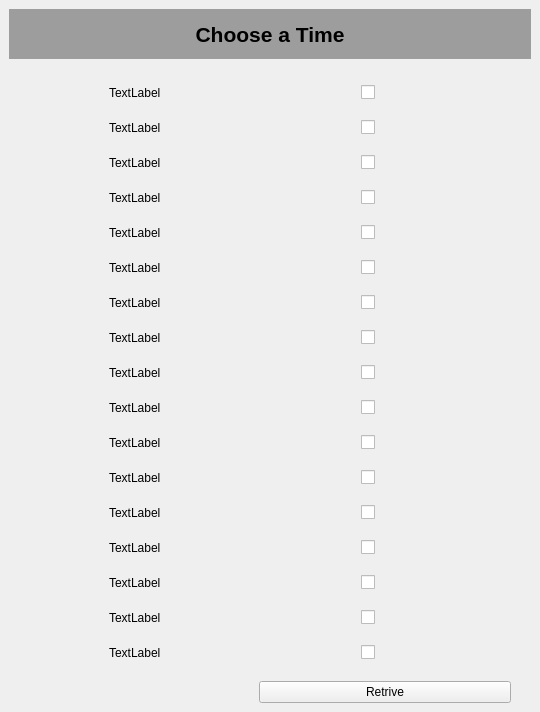
<?xml version="1.0" encoding="UTF-8"?>
<ui version="4.0">
 <class>MainWindow</class>
 <widget class="QMainWindow" name="MainWindow">
  <property name="geometry">
   <rect>
    <x>0</x>
    <y>0</y>
    <width>540</width>
    <height>712</height>
   </rect>
  </property>
  <property name="acceptDrops">
   <bool>false</bool>
  </property>
  <property name="windowTitle">
   <string>choose time </string>
  </property>
  <widget class="QWidget" name="centralwidget">
   <layout class="QGridLayout" name="gridLayout">
    <item row="0" column="0">
     <widget class="QLabel" name="label_24">
      <property name="maximumSize">
       <size>
        <width>16777215</width>
        <height>50</height>
       </size>
      </property>
      <property name="font">
       <font>
        <pointsize>16</pointsize>
        <weight>75</weight>
        <bold>true</bold>
       </font>
      </property>
      <property name="styleSheet">
       <string notr="true">background-color: rgb(157, 157, 157);
</string>
      </property>
      <property name="text">
       <string>Choose a Time</string>
      </property>
      <property name="alignment">
       <set>Qt::AlignCenter</set>
      </property>
      <property name="margin">
       <number>0</number>
      </property>
     </widget>
    </item>
    <item row="1" column="0">
     <layout class="QFormLayout" name="timelayout">
      <property name="horizontalSpacing">
       <number>200</number>
      </property>
      <property name="verticalSpacing">
       <number>20</number>
      </property>
      <property name="leftMargin">
       <number>100</number>
      </property>
      <property name="topMargin">
       <number>20</number>
      </property>
      <item row="0" column="0">
       <widget class="QLabel" name="label1_1">
        <property name="text">
         <string>TextLabel</string>
        </property>
       </widget>
      </item>
      <item row="0" column="1">
       <widget class="QCheckBox" name="check1_1">
        <property name="text">
         <string/>
        </property>
       </widget>
      </item>
      <item row="1" column="0">
       <widget class="QLabel" name="label1_2">
        <property name="text">
         <string>TextLabel</string>
        </property>
       </widget>
      </item>
      <item row="1" column="1">
       <widget class="QCheckBox" name="check1_2">
        <property name="text">
         <string/>
        </property>
       </widget>
      </item>
      <item row="2" column="0">
       <widget class="QLabel" name="label1_3">
        <property name="text">
         <string>TextLabel</string>
        </property>
       </widget>
      </item>
      <item row="2" column="1">
       <widget class="QCheckBox" name="check1_3">
        <property name="text">
         <string/>
        </property>
       </widget>
      </item>
      <item row="3" column="0">
       <widget class="QLabel" name="label1_4">
        <property name="text">
         <string>TextLabel</string>
        </property>
       </widget>
      </item>
      <item row="3" column="1">
       <widget class="QCheckBox" name="check1_4">
        <property name="text">
         <string/>
        </property>
       </widget>
      </item>
      <item row="4" column="0">
       <widget class="QLabel" name="label1_5">
        <property name="text">
         <string>TextLabel</string>
        </property>
       </widget>
      </item>
      <item row="4" column="1">
       <widget class="QCheckBox" name="check1_5">
        <property name="text">
         <string/>
        </property>
       </widget>
      </item>
      <item row="5" column="0">
       <widget class="QLabel" name="label1_6">
        <property name="text">
         <string>TextLabel</string>
        </property>
       </widget>
      </item>
      <item row="5" column="1">
       <widget class="QCheckBox" name="check1_6">
        <property name="text">
         <string/>
        </property>
       </widget>
      </item>
      <item row="6" column="0">
       <widget class="QLabel" name="label1_7">
        <property name="text">
         <string>TextLabel</string>
        </property>
       </widget>
      </item>
      <item row="6" column="1">
       <widget class="QCheckBox" name="check1_7">
        <property name="text">
         <string/>
        </property>
       </widget>
      </item>
      <item row="7" column="0">
       <widget class="QLabel" name="label1_8">
        <property name="text">
         <string>TextLabel</string>
        </property>
       </widget>
      </item>
      <item row="7" column="1">
       <widget class="QCheckBox" name="check1_8">
        <property name="text">
         <string/>
        </property>
       </widget>
      </item>
      <item row="8" column="0">
       <widget class="QLabel" name="label1_9">
        <property name="text">
         <string>TextLabel</string>
        </property>
       </widget>
      </item>
      <item row="8" column="1">
       <widget class="QCheckBox" name="check1_9">
        <property name="text">
         <string/>
        </property>
       </widget>
      </item>
      <item row="9" column="0">
       <widget class="QLabel" name="label1_10">
        <property name="text">
         <string>TextLabel</string>
        </property>
       </widget>
      </item>
      <item row="9" column="1">
       <widget class="QCheckBox" name="check1_10">
        <property name="text">
         <string/>
        </property>
       </widget>
      </item>
      <item row="10" column="0">
       <widget class="QLabel" name="label1_11">
        <property name="text">
         <string>TextLabel</string>
        </property>
       </widget>
      </item>
      <item row="10" column="1">
       <widget class="QCheckBox" name="check1_11">
        <property name="text">
         <string/>
        </property>
       </widget>
      </item>
      <item row="11" column="0">
       <widget class="QLabel" name="label1_12">
        <property name="text">
         <string>TextLabel</string>
        </property>
       </widget>
      </item>
      <item row="11" column="1">
       <widget class="QCheckBox" name="check1_12">
        <property name="text">
         <string/>
        </property>
       </widget>
      </item>
      <item row="12" column="0">
       <widget class="QLabel" name="label1_13">
        <property name="text">
         <string>TextLabel</string>
        </property>
       </widget>
      </item>
      <item row="12" column="1">
       <widget class="QCheckBox" name="check1_13">
        <property name="text">
         <string/>
        </property>
       </widget>
      </item>
      <item row="13" column="0">
       <widget class="QLabel" name="label1_14">
        <property name="text">
         <string>TextLabel</string>
        </property>
       </widget>
      </item>
      <item row="13" column="1">
       <widget class="QCheckBox" name="check1_14">
        <property name="text">
         <string/>
        </property>
       </widget>
      </item>
      <item row="14" column="0">
       <widget class="QLabel" name="label1_15">
        <property name="text">
         <string>TextLabel</string>
        </property>
       </widget>
      </item>
      <item row="14" column="1">
       <widget class="QCheckBox" name="check1_15">
        <property name="text">
         <string/>
        </property>
       </widget>
      </item>
      <item row="15" column="0">
       <widget class="QLabel" name="label1_16">
        <property name="text">
         <string>TextLabel</string>
        </property>
       </widget>
      </item>
      <item row="15" column="1">
       <widget class="QCheckBox" name="check1_16">
        <property name="text">
         <string/>
        </property>
       </widget>
      </item>
      <item row="16" column="0">
       <widget class="QLabel" name="label1_17">
        <property name="text">
         <string>TextLabel</string>
        </property>
       </widget>
      </item>
      <item row="16" column="1">
       <widget class="QCheckBox" name="check1_17">
        <property name="text">
         <string/>
        </property>
       </widget>
      </item>
     </layout>
    </item>
    <item row="2" column="0">
     <layout class="QVBoxLayout" name="verticalLayout">
      <property name="leftMargin">
       <number>250</number>
      </property>
      <property name="rightMargin">
       <number>20</number>
      </property>
      <item>
       <widget class="QPushButton" name="retrive">
        <property name="maximumSize">
         <size>
          <width>16777215</width>
          <height>16777215</height>
         </size>
        </property>
        <property name="text">
         <string>Retrive</string>
        </property>
       </widget>
      </item>
     </layout>
    </item>
   </layout>
  </widget>
 </widget>
 <resources/>
 <connections/>
</ui>
